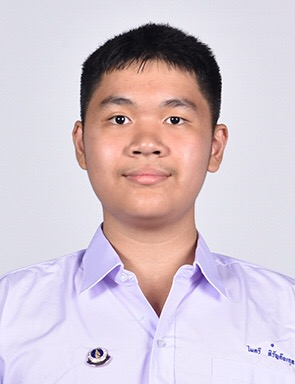
#> input picture 5_Jul/Maitree_pic.jpeg, 295 x 384 px
$ jupyter execute plot_rgb_to_gray_using_scipy.ipynb
#> lines starting #> are read from the running program, lines starting #| are printed output that depends on the picture
# RGB to grayscale

This example converts an image with RGB channels into an image with a single
grayscale channel.

The value of each grayscale pixel is calculated as the weighted sum of the
corresponding red, green and blue pixels as::

        Y = 0.2125 R + 0.7154 G + 0.0721 B

These weights are used by CRT phosphors as they better represent human
perception of red, green and blue than equal weights. [1]_

References
----------
.. [1] http://www.poynton.com/PDFs/ColorFAQ.pdf

## IMPORT Library

[cell 1]
import numpy as np
import matplotlib.pyplot as plt
from skimage import data
from skimage.color import rgb2gray
import imageio

## Open Picture

[cell 2]
original = imageio.imread("./Maitree_pic.jpeg")
#> original is the input picture: shape (384, 295, 3); mean R, G, B 211.7, 197.4, 206.6

## Use Filter

[cell 3]
grayscale = rgb2gray(original)
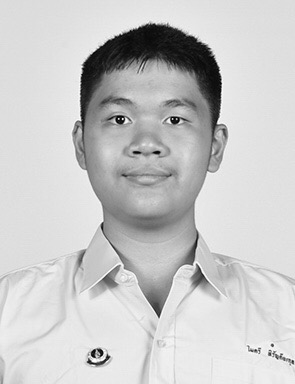
#> grayscale: shape (384, 295) float64; min 0.00196, max 0.997, mean 0.789
